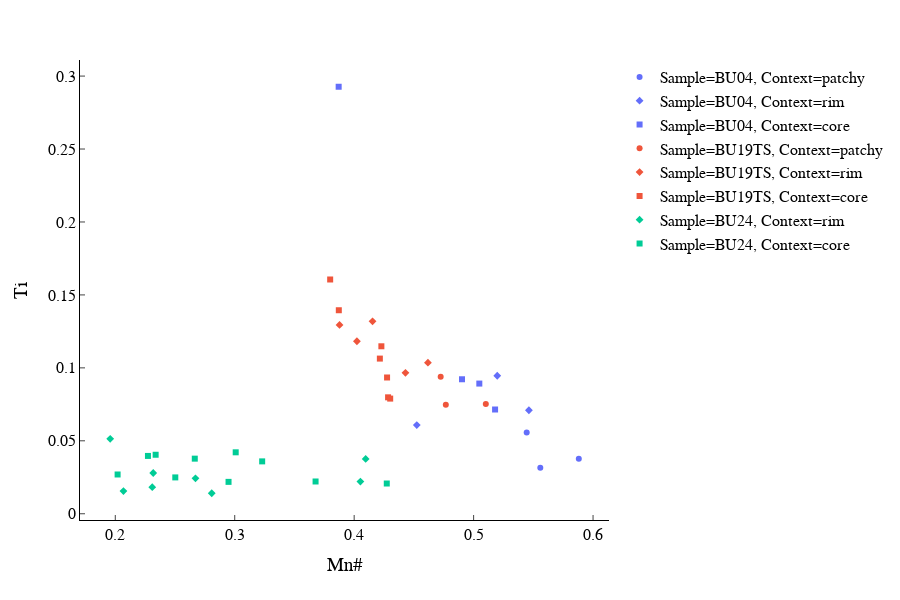

Notebook source saved alongside this figure:
### Code cell
# --- plot binary scatter graphs

fig = px.scatter(df_query, x="Mn#", y="Ti",symbol="Context", color="Sample", hover_data=["Comment"],
                width=900, height=600)
#                  size="Ti",text=df_analysis["Comment"].str.slice(start=-4))


fig.update_layout(plot_bgcolor="white")
fig.update_traces(textposition='top center')

# fig.update_traces(marker=dict(size=10))

fig.update_layout(font=dict(family="Arial",size=16,color="black")) 

fig.update_xaxes(ticks='inside',zeroline=True,linecolor="black",showgrid=False)#,range=(0,1))
fig.update_yaxes(ticks='inside',zeroline=True,linecolor="black",showgrid=False)#,range=(0,1))

#fig.write_image("Ore_coltan_Ta#-Mn#.pdf");
fig.show()

### Figure 1 — Plotly figure (JSON) as saved in the notebook; plotly's stock layout.template omitted (floating-point values rounded to 4 significant figures)
{"data": [{"customdata": [["BU04-Ore1.2 "], ["BU04-Ore1.8 "], ["BU04-Ore1.10 "]], "hoverlabel": {"namelength": 0}, "hovertemplate": "Sample=BU04<br>Context=patchy<br>Mn#=%{x}<br>Ti=%{y}<br>Comment=%{customdata[0]}", "legendgroup": "Sample=BU04, Context=patchy", "marker": {"color": "#636efa", "symbol": "circle"}, "mode": "markers", "name": "Sample=BU04, Context=patchy", "showlegend": true, "textposition": "top center", "type": "scatter", "x": [0.5881, 0.5444, 0.5558], "xaxis": "x", "y": [0.03771, 0.05567, 0.03155], "yaxis": "y"}, {"customdata": [["BU04-Ore1.3 "], ["BU04-Ore1.4 "], ["BU04-Ore1.9 "]], "hoverlabel": {"namelength": 0}, "hovertemplate": "Sample=BU04<br>Context=rim<br>Mn#=%{x}<br>Ti=%{y}<br>Comment=%{customdata[0]}", "legendgroup": "Sample=BU04, Context=rim", "marker": {"color": "#636efa", "symbol": "diamond"}, "mode": "markers", "name": "Sample=BU04, Context=rim", "showlegend": true, "textposition": "top center", "type": "scatter", "x": [0.4524, 0.5463, 0.5198], "xaxis": "x", "y": [0.06079, 0.07094, 0.0946], "yaxis": "y"}, {"customdata": [["BU04-Ore1.5 "], ["BU04-Ore1.6 "], ["BU04-Ore1.7 "], ["BU04-Ore2_coltan2 "]], "hoverlabel": {"namelength": 0}, "hovertemplate": "Sample=BU04<br>Context=core<br>Mn#=%{x}<br>Ti=%{y}<br>Comment=%{customdata[0]}", "legendgroup": "Sample=BU04, Context=core", "marker": {"color": "#636efa", "symbol": "square"}, "mode": "markers", "name": "Sample=BU04, Context=core", "showlegend": true, "textposition": "top center", "type": "scatter", "x": [0.518, 0.5048, 0.4903, 0.387], "xaxis": "x", "y": [0.07146, 0.08924, 0.09219, 0.2927], "yaxis": "y"}, {"customdata": [["BU19TS-coltan1.3 "], ["BU19TS-coltan2.4 "], ["BU19TS-coltan2.5 "]], "hoverlabel": {"namelength": 0}, "hovertemplate": "Sample=BU19TS<br>Context=patchy<br>Mn#=%{x}<br>Ti=%{y}<br>Comment=%{customdata[0]}", "legendgroup": "Sample=BU19TS, Context=patchy", "marker": {"color": "#EF553B", "symbol": "circle"}, "mode": "markers", "name": "Sample=BU19TS, Context=patchy", "showlegend": true, "textposition": "top center", "type": "scatter", "x": [0.4724, 0.5102, 0.4767], "xaxis": "x", "y": [0.09395, 0.07525, 0.07476], "yaxis": "y"}, {"customdata": [["BU19TS-coltan1.1 "], ["BU19TS-coltan1.5 "], ["BU19TS-coltan1.6 "], ["BU19TS-coltan2.6 "], ["BU19TS-coltan3.1 "]], "hoverlabel": {"namelength": 0}, "hovertemplate": "Sample=BU19TS<br>Context=rim<br>Mn#=%{x}<br>Ti=%{y}<br>Comment=%{customdata[0]}", "legendgroup": "Sample=BU19TS, Context=rim", "marker": {"color": "#EF553B", "symbol": "diamond"}, "mode": "markers", "name": "Sample=BU19TS, Context=rim", "showlegend": true, "textposition": "top center", "type": "scatter", "x": [0.4023, 0.3877, 0.4154, 0.4618, 0.4429], "xaxis": "x", "y": [0.1182, 0.1294, 0.1319, 0.1036, 0.09661], "yaxis": "y"}, {"customdata": [["BU19TS-coltan1.2 "], ["BU19TS-coltan1.4 "], ["BU19TS-coltan1.7 "], ["BU19TS-coltan2.2 "], ["BU19TS-coltan2.3 "], ["BU19TS-coltan3.2 "], ["BU19TS-coltan3.3 "]], "hoverlabel": {"namelength": 0}, "hovertemplate": "Sample=BU19TS<br>Context=core<br>Mn#=%{x}<br>Ti=%{y}<br>Comment=%{customdata[0]}", "legendgroup": "Sample=BU19TS, Context=core", "marker": {"color": "#EF553B", "symbol": "square"}, "mode": "markers", "name": "Sample=BU19TS, Context=core", "showlegend": true, "textposition": "top center", "type": "scatter", "x": [0.4275, 0.4215, 0.3871, 0.4284, 0.4302, 0.3799, 0.4228], "xaxis": "x", "y": [0.0934, 0.1064, 0.1395, 0.0798, 0.07893, 0.1606, 0.1148], "yaxis": "y"}, {"customdata": [["BU24-coltan1.1 "], ["BU24-coltan2.1 "], ["BU24-coltan3.2 "], ["BU24-coltan3.3 "], ["BU24-coltan3.6 "], ["BU24-Ore4.1"], ["BU24-Ore4.4"], ["BU24-Ore4.6"]], "hoverlabel": {"namelength": 0}, "hovertemplate": "Sample=BU24<br>Context=rim<br>Mn#=%{x}<br>Ti=%{y}<br>Comment=%{customdata[0]}", "legendgroup": "Sample=BU24, Context=rim", "marker": {"color": "#00cc96", "symbol": "diamond"}, "mode": "markers", "name": "Sample=BU24, Context=rim", "showlegend": true, "textposition": "top center", "type": "scatter", "x": [0.4052, 0.4096, 0.2671, 0.1957, 0.2318, 0.2309, 0.2807, 0.2068], "xaxis": "x", "y": [0.02208, 0.03758, 0.02432, 0.05134, 0.02793, 0.01821, 0.01406, 0.01557], "yaxis": "y"}, {"customdata": [["BU24-coltan1.2 "], ["BU24-coltan2.2 "], ["BU24-coltan2.3 "], ["BU24-coltan3.1 "], ["BU24-coltan3.4 "], ["BU24-coltan3.5 "], ["BU24-Ore4.2"], ["BU24-Ore4.3"], ["BU24-Ore4.5"], ["BU24-Ore4.7"]], "hoverlabel": {"namelength": 0}, "hovertemplate": "Sample=BU24<br>Context=core<br>Mn#=%{x}<br>Ti=%{y}<br>Comment=%{customdata[0]}", "legendgroup": "Sample=BU24, Context=core", "marker": {"color": "#00cc96", "symbol": "square"}, "mode": "markers", "name": "Sample=BU24, Context=core", "showlegend": true, "textposition": "top center", "type": "scatter", "x": [0.4273, 0.2666, 0.323, 0.2502, 0.2948, 0.3677, 0.3008, 0.2019, 0.2338, 0.2273], "xaxis": "x", "y": [0.02073, 0.03777, 0.0359, 0.02492, 0.02186, 0.02212, 0.04212, 0.02692, 0.04045, 0.03964], "yaxis": "y"}], "layout": {"font": {"color": "black", "family": "Arial", "size": 16}, "height": 600, "legend": {"tracegroupgap": 0}, "margin": {"t": 60}, "plot_bgcolor": "white", "width": 900, "xaxis": {"anchor": "y", "domain": [0, 1], "linecolor": "black", "showgrid": false, "ticks": "inside", "title": {"text": "Mn#"}, "zeroline": true}, "yaxis": {"anchor": "x", "domain": [0, 1], "linecolor": "black", "showgrid": false, "ticks": "inside", "title": {"text": "Ti"}, "zeroline": true}}}
